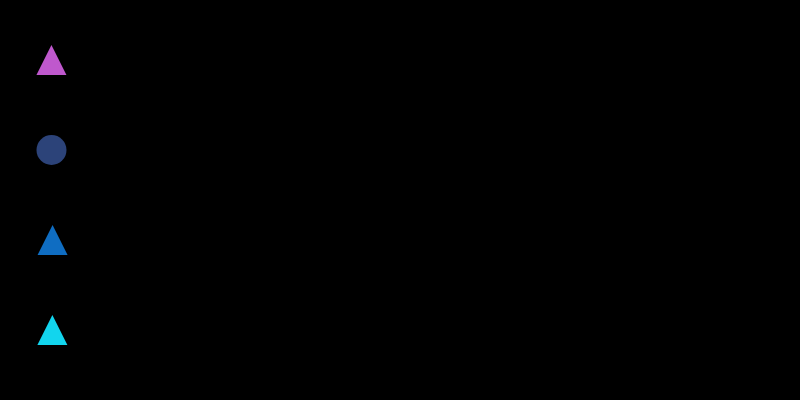
Frame 1 (no input)
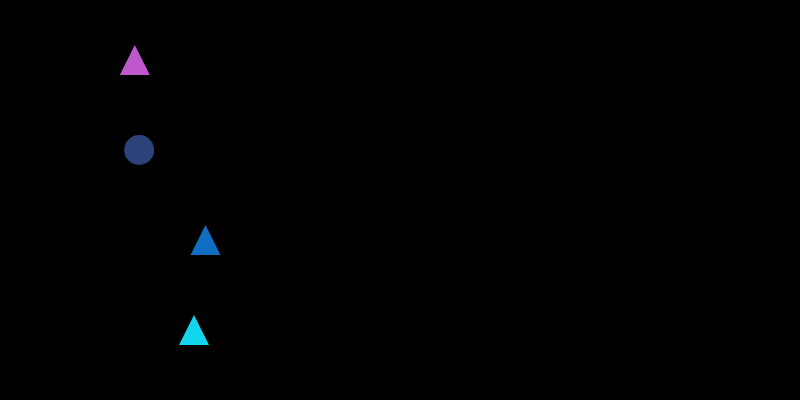
Frame 60 (no input)
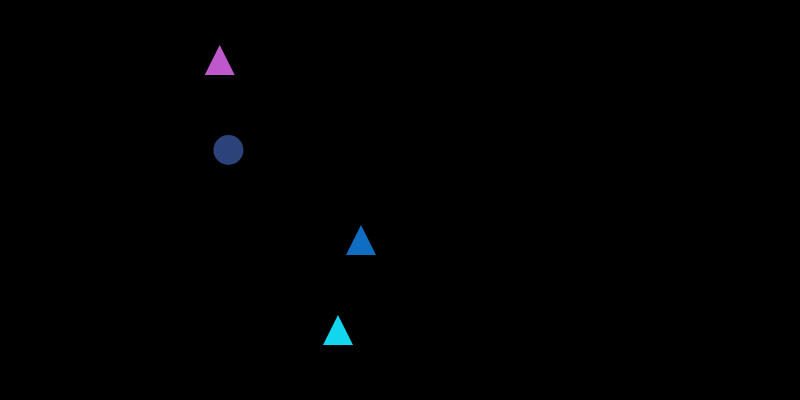
Frame 120 (the mouse pressed at the canvas centre since frame 60)

The p5.js sketch that drew these frames (run headless with seeded random() and noise() and a simulated clock; from frame 60 on, the mouse is pressed at the canvas centre):

// p5.js sketch
// ── sketch.js
let racers = [];

function setup() {
  createCanvas(800, 400);
  for (let i = 0; i < 4; i++) {
    let shapeType = random(["circle", "square", "triangle"]); // racer shape
    let speed = random(1, 3);   // racer speed
    racers.push(new Racer(50, i * 90 + 60, shapeType, speed)); // i * 90 + 60 = racer number * 90 dist away, 60 from top 
  }
}

function draw() {
  background(0);

  for (let racer of racers) {   // for of loop organization (racer objects inside racer array)
    racer.move();             
    racer.display();            
  }
}

// boost speed for interaction part of assignment 
function mousePressed() {
  for (let racer of racers) {
    if (racer.isClicked(mouseX, mouseY)) { // in class
      racer.boost();     
    }
  }
}

class Racer {
  constructor(x, y, shapeType, speed) {
    this.x = x; // racers position x
    this.y = y; // racers position y
    this.shapeType = shapeType;
    this.speed = speed;
    this.color = color(random(255), random(255), random(255));
  }

  // position and speed for moving
  move() {
    this.x += this.speed;
  }

  // show random racer looks
  display() {
    fill(this.color); // constructor
    noStroke();
    if (this.shapeType === "circle") {
      ellipse(this.x, this.y, 30, 30);
    } else if (this.shapeType === "square") {
      rect(this.x - 15, this.y - 15, 30, 30);
    } else if (this.shapeType === "triangle") {
      triangle(this.x, this.y - 15, this.x - 15, this.y + 15, this.x + 15, this.y + 15);
    }
  }

  isClicked(px, py) {
    return dist(px, py, this.x, this.y) < 15; // dist: mouse and racer
  }

  boost() {
    this.speed += 1; 
  }
}
